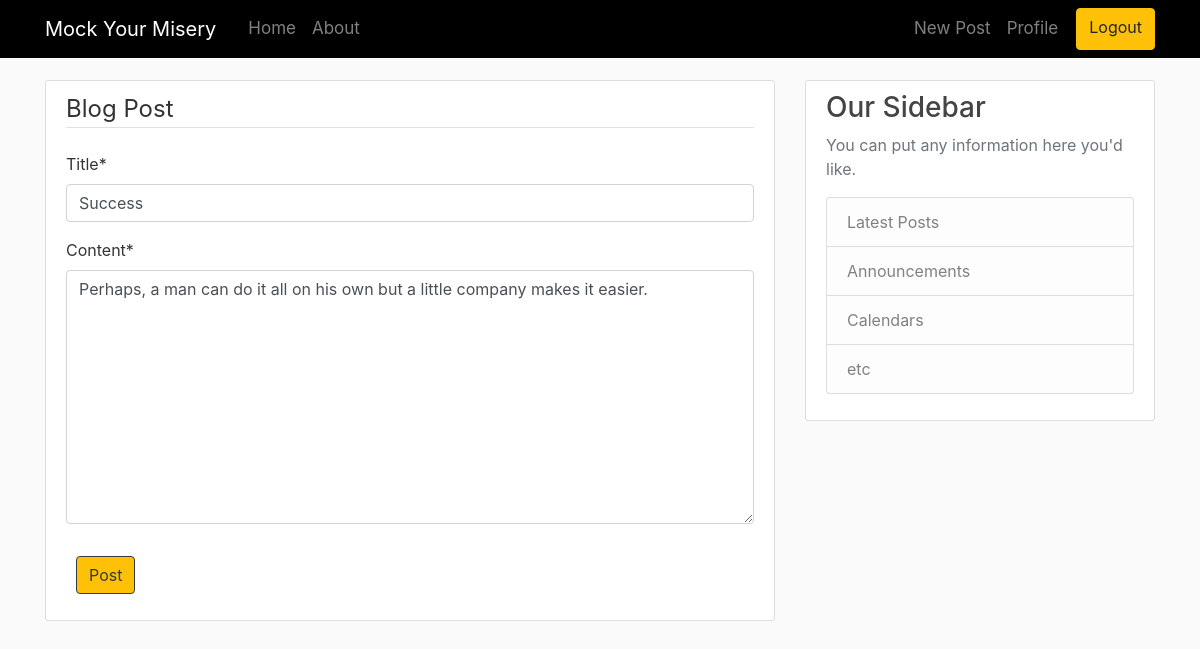
The app's page /post/41/update (signed in) with its own data.
### blog/models.py (models this page shows, shortened)
class Post(models.Model):
    title = models.CharField(max_length=100)
    content = models.TextField()
    date_posted = models.DateTimeField(default=timezone.now)
    author = models.ForeignKey(User, on_delete=models.CASCADE)

### blog/views.py (the view, shortened to what this page needs)
# urls.py: path('post/<int:pk>/update', PostUpdateView.as_view(), name='post-update'),
class PostUpdateView(LoginRequiredMixin,UserPassesTestMixin,  UpdateView):
    model = Post
    fields = ['title', 'content']
    def test_func(self):
        post = self.get_object()
        if self.request.user == post.author:
            return True
        return False

### blog/templates/blog/post_form.html (shortened to what this page needs)
{% extends "blog/base.html" %}
{% load crispy_forms_tags %}
{% block content %}
    <div class="content-section">
        <form method="POST">
            <fieldset class="form-group">
                <legend class="border-bottom mb-4">Blog Post</legend>
                {{ form|crispy }}
            </fieldset>
            <div class="form-group">
                <button class="btn btn-outline-dark btn-warning" type="submit">Post</button>
            </div>
        </form>
    </div>
{% endblock content %}

### blog/static/blog/main.css (style rules this page uses)
body { background: #fafafa; color: #333333; margin-top: 5rem; }
.content-section { background: #ffffff; padding: 10px 20px; border: 1px solid #dddddd; border-radius: 3px; margin-bottom: 20px; }
.btn-warning { margin-left: 10px; }

### records on screen
Post: title "Success", content "Perhaps, a man can do it all on his own but a little company makes it easier."
